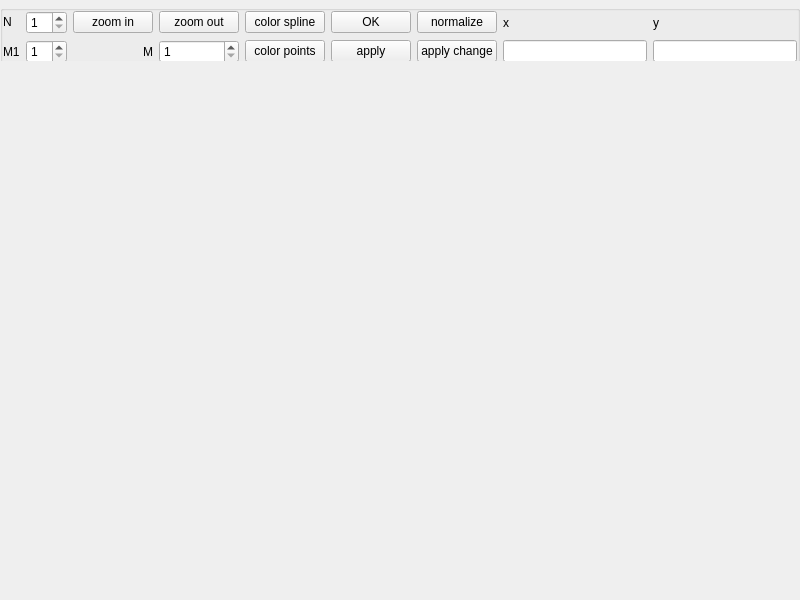
<?xml version="1.0" encoding="UTF-8"?>
<ui version="4.0">
 <class>BSplineWindow</class>
 <widget class="QMainWindow" name="BSplineWindow">
  <property name="geometry">
   <rect>
    <x>0</x>
    <y>0</y>
    <width>800</width>
    <height>600</height>
   </rect>
  </property>
  <property name="sizePolicy">
   <sizepolicy hsizetype="Maximum" vsizetype="Maximum">
    <horstretch>0</horstretch>
    <verstretch>0</verstretch>
   </sizepolicy>
  </property>
  <property name="mouseTracking">
   <bool>true</bool>
  </property>
  <property name="tabletTracking">
   <bool>true</bool>
  </property>
  <property name="windowTitle">
   <string>MainWindow</string>
  </property>
  <widget class="QWidget" name="centralwidget">
   <property name="sizePolicy">
    <sizepolicy hsizetype="Expanding" vsizetype="Expanding">
     <horstretch>0</horstretch>
     <verstretch>0</verstretch>
    </sizepolicy>
   </property>
   <layout class="QVBoxLayout" name="verticalLayout">
    <property name="spacing">
     <number>0</number>
    </property>
    <property name="sizeConstraint">
     <enum>QLayout::SetMinAndMaxSize</enum>
    </property>
    <property name="leftMargin">
     <number>0</number>
    </property>
    <property name="topMargin">
     <number>0</number>
    </property>
    <property name="rightMargin">
     <number>0</number>
    </property>
    <property name="bottomMargin">
     <number>0</number>
    </property>
    <item>
     <widget class="QGroupBox" name="groupBox">
      <property name="sizePolicy">
       <sizepolicy hsizetype="Fixed" vsizetype="Fixed">
        <horstretch>0</horstretch>
        <verstretch>0</verstretch>
       </sizepolicy>
      </property>
      <property name="title">
       <string/>
      </property>
      <layout class="QGridLayout" name="gridLayout">
       <property name="sizeConstraint">
        <enum>QLayout::SetMinAndMaxSize</enum>
       </property>
       <property name="leftMargin">
        <number>0</number>
       </property>
       <property name="topMargin">
        <number>0</number>
       </property>
       <property name="rightMargin">
        <number>0</number>
       </property>
       <property name="bottomMargin">
        <number>0</number>
       </property>
       <item row="0" column="7">
        <widget class="QLabel" name="label_4">
         <property name="text">
          <string>x</string>
         </property>
        </widget>
       </item>
       <item row="1" column="0">
        <widget class="QLabel" name="label_2">
         <property name="text">
          <string>M1</string>
         </property>
        </widget>
       </item>
       <item row="0" column="4">
        <widget class="QPushButton" name="colorSplineButton">
         <property name="text">
          <string>color spline</string>
         </property>
        </widget>
       </item>
       <item row="1" column="5">
        <widget class="QPushButton" name="applyButton">
         <property name="text">
          <string>apply</string>
         </property>
        </widget>
       </item>
       <item row="0" column="5">
        <widget class="QPushButton" name="okButton">
         <property name="text">
          <string>OK</string>
         </property>
        </widget>
       </item>
       <item row="0" column="3">
        <widget class="QPushButton" name="zoomOutButton">
         <property name="text">
          <string>zoom out</string>
         </property>
        </widget>
       </item>
       <item row="0" column="1">
        <widget class="QSpinBox" name="spinBoxN">
         <property name="sizePolicy">
          <sizepolicy hsizetype="Fixed" vsizetype="Fixed">
           <horstretch>0</horstretch>
           <verstretch>0</verstretch>
          </sizepolicy>
         </property>
         <property name="minimum">
          <number>1</number>
         </property>
         <property name="maximum">
          <number>20</number>
         </property>
        </widget>
       </item>
       <item row="1" column="3">
        <widget class="QSpinBox" name="spinBoxM">
         <property name="minimum">
          <number>1</number>
         </property>
         <property name="maximum">
          <number>20</number>
         </property>
        </widget>
       </item>
       <item row="0" column="0">
        <widget class="QLabel" name="label">
         <property name="sizePolicy">
          <sizepolicy hsizetype="Fixed" vsizetype="Fixed">
           <horstretch>0</horstretch>
           <verstretch>0</verstretch>
          </sizepolicy>
         </property>
         <property name="text">
          <string>N</string>
         </property>
        </widget>
       </item>
       <item row="1" column="2">
        <widget class="QLabel" name="label_3">
         <property name="layoutDirection">
          <enum>Qt::LeftToRight</enum>
         </property>
         <property name="text">
          <string>M</string>
         </property>
         <property name="alignment">
          <set>Qt::AlignRight|Qt::AlignTrailing|Qt::AlignVCenter</set>
         </property>
        </widget>
       </item>
       <item row="0" column="6">
        <widget class="QPushButton" name="normalizeButton">
         <property name="text">
          <string>normalize</string>
         </property>
        </widget>
       </item>
       <item row="1" column="6">
        <widget class="QPushButton" name="changeXYButton">
         <property name="text">
          <string>apply change</string>
         </property>
        </widget>
       </item>
       <item row="1" column="1">
        <widget class="QSpinBox" name="spinBoxM1">
         <property name="minimum">
          <number>1</number>
         </property>
         <property name="maximum">
          <number>20</number>
         </property>
        </widget>
       </item>
       <item row="0" column="2">
        <widget class="QPushButton" name="zoomInButton">
         <property name="text">
          <string>zoom in</string>
         </property>
        </widget>
       </item>
       <item row="1" column="4">
        <widget class="QPushButton" name="colorPointsButton">
         <property name="text">
          <string>color points</string>
         </property>
        </widget>
       </item>
       <item row="0" column="8">
        <widget class="QLabel" name="label_5">
         <property name="text">
          <string>y</string>
         </property>
        </widget>
       </item>
       <item row="1" column="7">
        <widget class="QLineEdit" name="lineEditX"/>
       </item>
       <item row="1" column="8">
        <widget class="QLineEdit" name="lineEditY"/>
       </item>
      </layout>
     </widget>
    </item>
   </layout>
  </widget>
  <widget class="QMenuBar" name="menubar">
   <property name="geometry">
    <rect>
     <x>0</x>
     <y>0</y>
     <width>800</width>
     <height>22</height>
    </rect>
   </property>
  </widget>
 </widget>
 <resources/>
 <connections/>
</ui>
